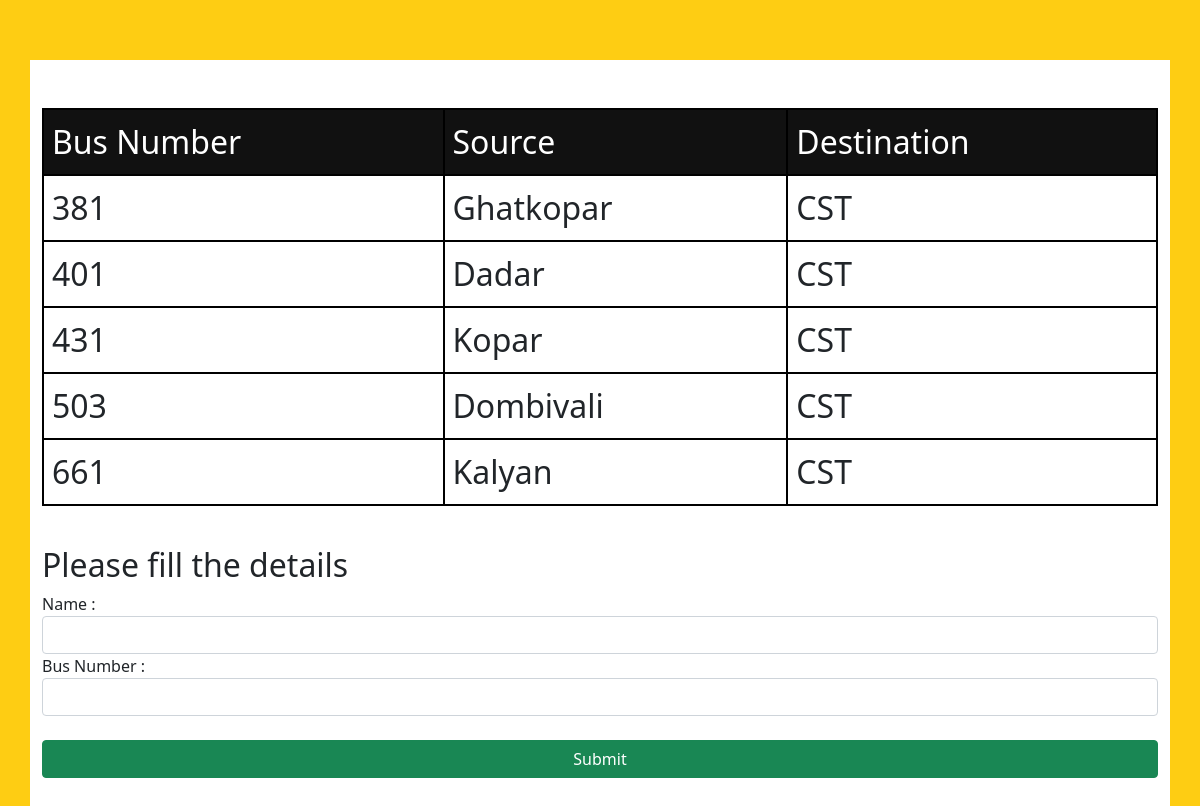
Screenshot of /booking.php with the database file from the repository.
### tables this page shows
CREATE TABLE `buses` (
  `bus_no` int(100) NOT NULL,
  `source` varchar(100) NOT NULL,
  `destination` varchar(100) NOT NULL,
  `source_id` int(100) NOT NULL,
  `destination_id` int(100) NOT NULL
);

### booking.php (the view, shortened to what this page needs)
<?php
include("connection.php");
 $opr1 = "SELECT MAX(customer_id) AS customer_id FROM CUSTOMER";
 $r_opr1 =  mysqli_query($con,$opr1);
 $res1 = mysqli_fetch_assoc($r_opr1);
 $max_id =  $res1['customer_id'];
 $opr2 = "SELECT source FROM CUSTOMER WHERE customer_id = '$max_id'";
 $r_opr2 =  mysqli_query($con,$opr2);
 $res2 = mysqli_fetch_assoc($r_opr2);
 $source = $res2['source'];
 $opr3 = "SELECT destination FROM CUSTOMER WHERE customer_id = '$max_id'";
 $r_opr3 =  mysqli_query($con,$opr3);
 $res3 = mysqli_fetch_assoc($r_opr3);
 $destination = $res3['destination'];
$opr4 = "SELECT station_id FROM MAP WHERE station_name = '$source'";
$r_opr4 =  mysqli_query($con,$opr4);
$res4 = mysqli_fetch_assoc($r_opr4);
$source_id = $res4['station_id'];
$opr5 = "SELECT station_id FROM MAP WHERE station_name = '$destination'";
$r_opr5 =  mysqli_query($con,$opr5);
$res5 = mysqli_fetch_assoc($r_opr5);
$destination_id = $res5['station_id'];
?>
<!DOCTYPE html>
<html lang="en">
<head>
    <link rel="stylesheet" href="https://cdn.jsdelivr.net/npm/bootstrap@5.0.1/dist/css/bootstrap.min.css">
</head>
<body>
    <div class="container">
    <?php
if($source_id < $destination_id)
{
    $opr6 = "SELECT bus_no,source,destination FROM BUSES WHERE source_id <= '$source_id' && destination_id >= '$destination_id'";
    $r_opr6 =  mysqli_query($con,$opr6);
    $total = mysqli_num_rows($r_opr6);
    if($total)
    {
        ?>
        <br><br>
        <table class="table">
            <tr style="background-color : #111; color : #fff;">
                <td>Bus Number</td>
                <td>Source</td>
                <td>Destination</td>
            </tr>
    <?php
        while($res6 = mysqli_fetch_assoc($r_opr6))
        {
            echo "<tr>
                <td>".$res6['bus_no']."</td>
                <td>".$res6['source']."</td>
                <td>".$res6['destination']."</td>
            </tr>";
        }
    }
    else
    {
        echo "No Buses Available";
    }
}
else
{
    $opr7 = "SELECT bus_no,source,destination FROM BUSES WHERE source_id >= '$source_id' && destination_id <= '$destination_id'";
    $r_opr7 =  mysqli_query($con,$opr7);
    $total = mysqli_num_rows($r_opr7);
    if($total)
    {
        ?>
        <br><br>
        <table class="table">
            <tr style="background-color : #111; color : #fff;">
                <td>Bus Number</td>
                <td>Source</td>
                <td>Destination</td>
            </tr>
    <?php
            while($res7 = mysqli_fetch_assoc($r_opr7))
            {
                echo "<tr>
                    <td>".$res7['bus_no']."</td>
                    <td>".$res7['source']."</td>
                    <td>".$res7['destination']."</td>
                </tr>";
            }
    }
    else
    {
        echo "No Buses Available";
    }
}
?>
</table>
<br>
<form action="" method="POST">
    <h2>Please fill the details</h2>
    <div class="form-group">
    <label for="">Name : </label><input name="name" class="form-control">
    <label for="">Bus Number : </label><input type="text" name="bus_number" class="form-control"><br>
    <input type="submit" value="Submit" name="submit" class="btn btn-success" style="width:100%;">
    </div>
</form>
<br><br>
    </div>
</body>
</html>

### booking.php (style rules this page uses)
body { background: #fecd13; }
.container { background: #fff; margin-top: 5%; }
table { border : 2px solid black; }
tr { border : 2px solid black; }
td { font-size: 2em; border : 2px solid black; padding : 10px; }

### rows the page displays
buses: bus_no "381", source "Ghatkopar", destination "CST"
buses: bus_no "401", source "Dadar", destination "CST"
buses: bus_no "431", source "Kopar", destination "CST"
buses: bus_no "503", source "Dombivali", destination "CST"
buses: bus_no "661", source "Kalyan", destination "CST"
